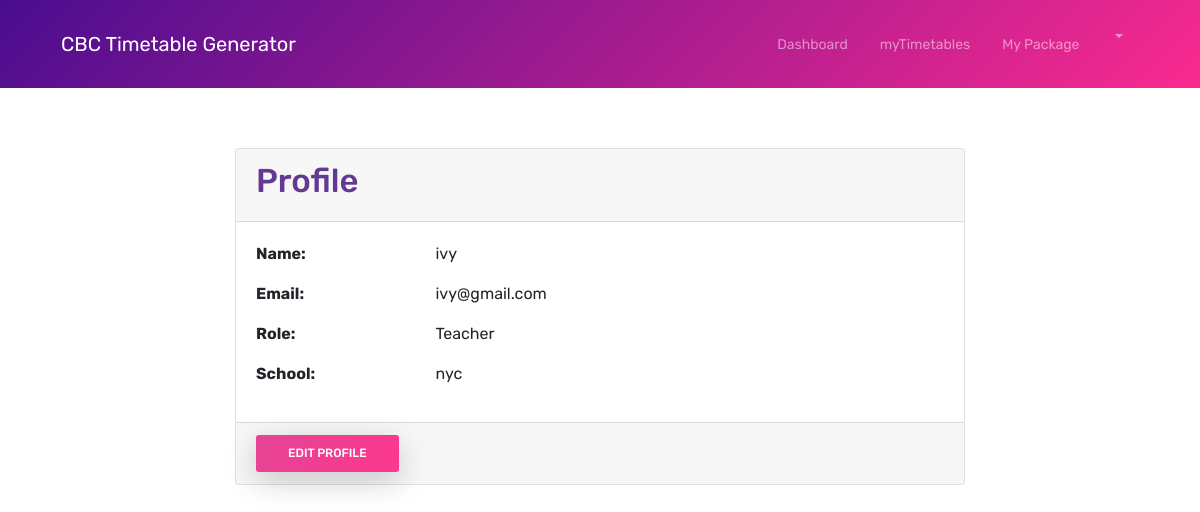
The page /auth/profile (signed in) on the database its author committed.
### app/models/user.py (models this page shows, shortened)
class User(UserMixin, db.Model):
    id = db.Column(db.Integer, primary_key=True)
    username = db.Column(db.String(64), unique=True, nullable=False)
    email = db.Column(db.String(120), unique=True, nullable=False)
    password_hash = db.Column(db.String(128))
    role = db.Column(db.String(20), default='teacher')
    school_id = db.Column(db.Integer, db.ForeignKey('school.id'), nullable=False)
    is_active = db.Column(db.Boolean, default=True)
    created_at = db.Column(db.DateTime, default=db.func.current_timestamp())
    updated_at = db.Column(db.DateTime, default=db.func.current_timestamp(),
                          onupdate=db.func.current_timestamp())

### app/models/school.py (models this page shows, shortened)
class School(db.Model):
    id = db.Column(db.Integer, primary_key=True)
    name = db.Column(db.String(100), nullable=False)
    email = db.Column(db.String(120), unique=True, nullable=False)
    phone = db.Column(db.String(20))
    subscription_type = db.Column(db.String(20), default='basic')
    subscription_end_date = db.Column(db.DateTime)
    max_teachers = db.Column(db.Integer, default=10)
    created_at = db.Column(db.DateTime, default=datetime.utcnow)
    users = db.relationship('User', backref='school', lazy=True)
    classes = db.relationship('Class', backref='school', lazy=True)
    subjects = db.relationship('Subject', backref='school', lazy=True)

### app/auth/routes.py (the view)
@bp.route('/profile')
@login_required
def profile():
    return render_template('auth/profile.html', title='Profile')

### app/models/user.py (called while the page is built)
@login_manager.user_loader
def load_user(id):
    return User.query.get(int(id))

### app/templates/auth/profile.html
{% extends "base.html" %}
{% block content %}
<div class="container mt-5">
    <div class="row">
        <div class="col-md-8 offset-md-2">
            <div class="card">
                <div class="card-header">
                    <h3>Profile</h3>
                </div>
                <div class="card-body">
                    <div class="row mb-3">
                        <div class="col-sm-3">
                            <strong>Name:</strong>
                        </div>
                        <div class="col-sm-9">
                            {{ current_user.username }}
                        </div>
                    </div>
                    <div class="row mb-3">
                        <div class="col-sm-3">
                            <strong>Email:</strong>
                        </div>
                        <div class="col-sm-9">
                            {{ current_user.email }}
                        </div>
                    </div>
                    <div class="row mb-3">
                        <div class="col-sm-3">
                            <strong>Role:</strong>
                        </div>
                        <div class="col-sm-9">
                            {{ current_user.role|title }}
                        </div>
                    </div>
                    <div class="row mb-3">
                        <div class="col-sm-3">
                            <strong>School:</strong>
                        </div>
                        <div class="col-sm-9">
                            {{ current_user.school.name }}
                        </div>
                    </div>
                </div>
                <div class="card-footer">
                    <a href="#" class="btn btn-primary">Edit Profile</a>
                </div>
            </div>
        </div>
    </div>
</div>
{% endblock %}

### app/static/css/style.css (style rules this page uses)
body { font-family: 'Rubik', sans-serif; position: relative; }
a { color: #e38cb7; }
h3 { color: #633991; font-size: 33px; font-weight: 500; }
.btn { font-size: 12px; font-weight: 400; text-transform: uppercase; padding: 0.375rem 1.35rem; transition: all 0.3s ease; }
.btn-primary { border-radius: 3px; background-image: -moz-linear-gradient( 122deg, #e54595 0%, #fd378e 100%); background-image: -webkit-linear-gradient( 122deg, #e54595 0%, #fd378e 100%); background-image: -ms-linear-gradient( 122deg, #e54595 0%, #fd378e 100%); background-image: linear-gradient( 122deg, #e54595 0%, #fd378e 100%); box-shadow: 0px 9px 32px 0px rgba(0, 0, 0, 0.2); font-weight: 500; padding: 0.6rem 2rem; border: 0; }

### rows shown on the page
User: username "ivy", email "ivy@gmail.com", role "Teacher"
School: school.name "nyc"
